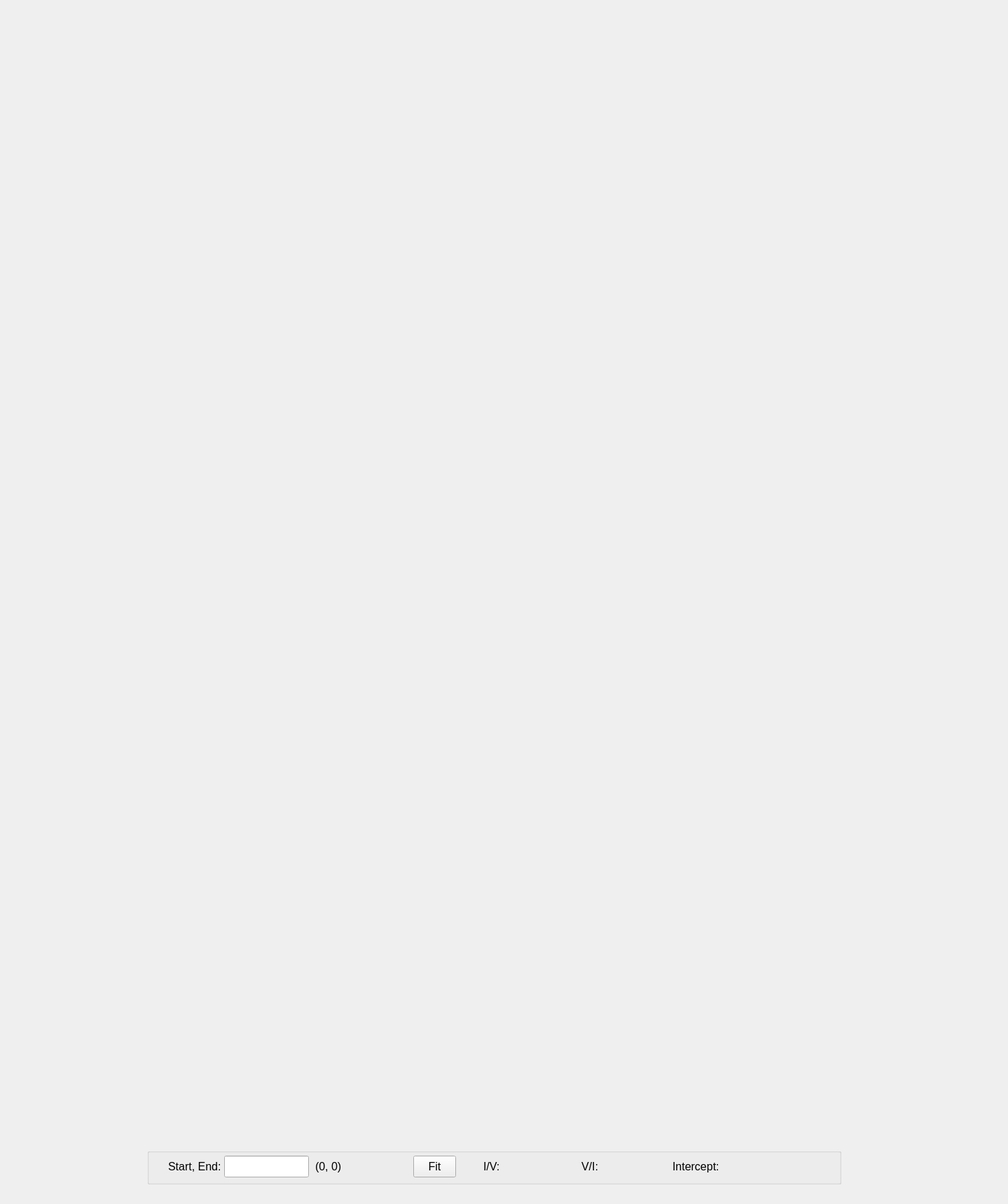
                <widget class="QWidget" name="scrollAreaWidgetContents_6">
                 <property name="geometry">
                  <rect>
                   <x>0</x>
                   <y>0</y>
                   <width>1439</width>
                   <height>1719</height>
                  </rect>
                 </property>
                 <widget class="QWidget" name="widget_vt_analysis" native="true">
                  <property name="geometry">
                   <rect>
                    <x>0</x>
                    <y>420</y>
                    <width>1441</width>
                    <height>421</height>
                   </rect>
                  </property>
                  <widget class="MatplotlibWidget" name="mplwidget_vt_analysis">
                   <property name="geometry">
                    <rect>
                     <x>520</x>
                     <y>230</y>
                     <width>16</width>
                     <height>16</height>
                    </rect>
                   </property>
                  </widget>
                 </widget>
                 <widget class="QWidget" name="widget_ct_analysis" native="true">
                  <property name="geometry">
                   <rect>
                    <x>0</x>
                    <y>0</y>
                    <width>1441</width>
                    <height>421</height>
                   </rect>
                  </property>
                  <widget class="MatplotlibWidget" name="mplwidget_ct_analysis">
                   <property name="geometry">
                    <rect>
                     <x>520</x>
                     <y>230</y>
                     <width>16</width>
                     <height>16</height>
                    </rect>
                   </property>
                  </widget>
                 </widget>
                 <widget class="QWidget" name="widget_analysis" native="true">
                  <property name="geometry">
                   <rect>
                    <x>0</x>
                    <y>840</y>
                    <width>1441</width>
                    <height>791</height>
                   </rect>
                  </property>
                  <widget class="MatplotlibWidget" name="mplwidget_analysis">
                   <property name="geometry">
                    <rect>
                     <x>520</x>
                     <y>230</y>
                     <width>16</width>
                     <height>16</height>
                    </rect>
                   </property>
                  </widget>
                 </widget>
                 <widget class="QGroupBox" name="groupBox_6">
                  <property name="geometry">
                   <rect>
                    <x>210</x>
                    <y>1640</y>
                    <width>991</width>
                    <height>51</height>
                   </rect>
                  </property>
                  <property name="font">
                   <font>
                    <pointsize>12</pointsize>
                   </font>
                  </property>
                  <property name="title">
                   <string/>
                  </property>
                  <widget class="QLabel" name="label_3">
                   <property name="geometry">
                    <rect>
                     <x>30</x>
                     <y>10</y>
                     <width>81</width>
                     <height>31</height>
                    </rect>
                   </property>
                   <property name="text">
                    <string>Start, End:</string>
                   </property>
                  </widget>
                  <widget class="QLineEdit" name="lineEdit_fit_keithley">
                   <property name="geometry">
                    <rect>
                     <x>110</x>
                     <y>10</y>
                     <width>121</width>
                     <height>31</height>
                    </rect>
                   </property>
                  </widget>
                  <widget class="QLabel" name="label_start_end_keithley">
                   <property name="geometry">
                    <rect>
                     <x>240</x>
                     <y>10</y>
                     <width>111</width>
                     <height>31</height>
                    </rect>
                   </property>
                   <property name="text">
                    <string>(0, 0)</string>
                   </property>
                  </widget>
                  <widget class="QPushButton" name="pushButton_fit_keithley">
                   <property name="geometry">
                    <rect>
                     <x>380</x>
                     <y>10</y>
                     <width>61</width>
                     <height>31</height>
                    </rect>
                   </property>
                   <property name="text">
                    <string>Fit</string>
                   </property>
                  </widget>
                  <widget class="QLabel" name="label_5">
                   <property name="geometry">
                    <rect>
                     <x>480</x>
                     <y>10</y>
                     <width>31</width>
                     <height>31</height>
                    </rect>
                   </property>
                   <property name="text">
                    <string>I/V:</string>
                   </property>
                  </widget>
                  <widget class="QLabel" name="label_IV_keithley">
                   <property name="geometry">
                    <rect>
                     <x>510</x>
                     <y>10</y>
                     <width>81</width>
                     <height>31</height>
                    </rect>
                   </property>
                   <property name="text">
                    <string/>
                   </property>
                  </widget>
                  <widget class="QLabel" name="label_9">
                   <property name="geometry">
                    <rect>
                     <x>620</x>
                     <y>10</y>
                     <width>31</width>
                     <height>31</height>
                    </rect>
                   </property>
                   <property name="text">
                    <string>V/I:</string>
                   </property>
                  </widget>
                  <widget class="QLabel" name="label_VI_keithley">
                   <property name="geometry">
                    <rect>
                     <x>650</x>
                     <y>10</y>
                     <width>81</width>
                     <height>31</height>
                    </rect>
                   </property>
                   <property name="text">
                    <string/>
                   </property>
                  </widget>
                  <widget class="QLabel" name="label_11">
                   <property name="geometry">
                    <rect>
                     <x>750</x>
                     <y>10</y>
                     <width>71</width>
                     <height>31</height>
                    </rect>
                   </property>
                   <property name="text">
                    <string>Intercept:</string>
                   </property>
                  </widget>
                  <widget class="QLabel" name="label_intercept_keithley">
                   <property name="geometry">
                    <rect>
                     <x>830</x>
                     <y>10</y>
                     <width>81</width>
                     <height>31</height>
                    </rect>
                   </property>
                   <property name="text">
                    <string/>
                   </property>
                  </widget>
                 </widget>
                </widget>
